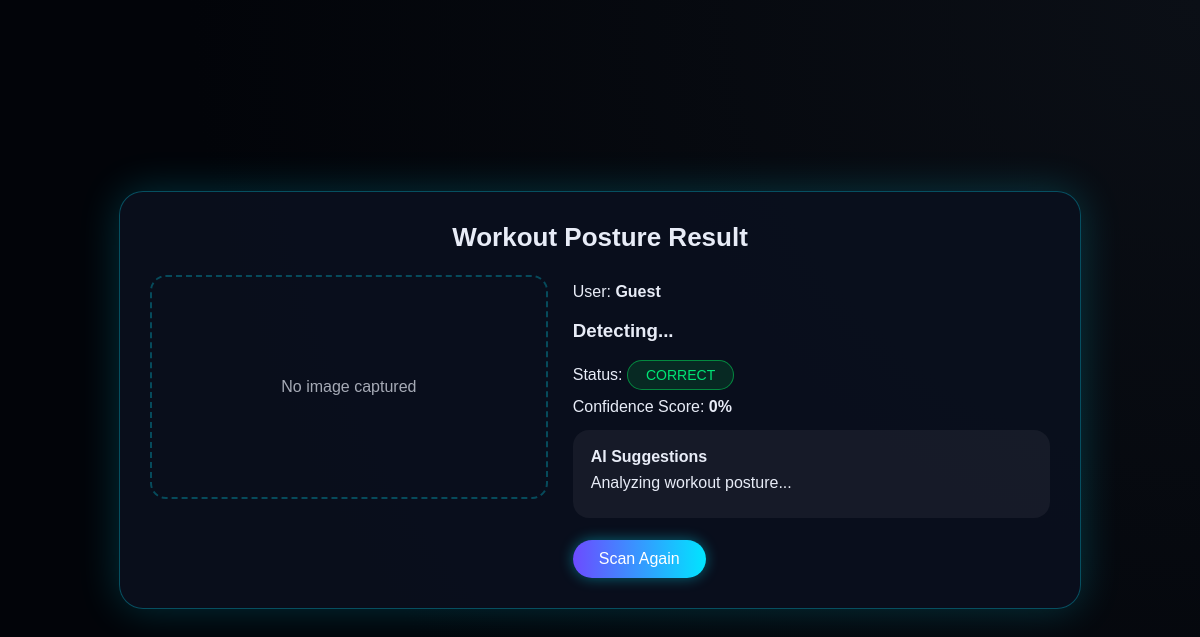
Screenshot of /workout_result/3/ with the database file from the repository.
### aifitnesscoach_app/models.py (models this page shows, shortened)
class WorkoutAnalysis(models.Model):
    POSTURE_STATUS = [
        ("CORRECT", "Correct"),
        ("INCORRECT", "Incorrect"),
    ]
    user = models.ForeignKey(
        Register,
        on_delete=models.CASCADE,
        related_name="workout_analyses",
        null=True,
        blank=True
    )
    image = models.ImageField(upload_to="workouts/", null=True, blank=True)
    workout_name = models.CharField(
        max_length=100,
        null=True,
        blank=True
    )
    posture_status = models.CharField(
        max_length=10,
        choices=POSTURE_STATUS,
        null=True,
        blank=True
    )
    confidence_score = models.IntegerField(
        null=True,
        blank=True
    )
    ai_feedback = models.TextField(
        null=True,
        blank=True
    )
    rep_count = models.IntegerField(default=0)
    duration_seconds = models.IntegerField(
        null=True,
        blank=True
    )
    analyzed_at = models.DateTimeField(auto_now_add=True)
    class Meta:
        ordering = ["-analyzed_at"]

### aifitnesscoach_app/views.py (the view)
# urls.py: path("workout_result/<int:id>/", views.workout_result, name="workout_result"),
def workout_result(request, id):
    analysis = WorkoutAnalysis.objects.get(id=id)
    return render(request, "workout_result.html", {"analysis": analysis})

### aifitnesscoach_app/templates/workout_result.html (shortened to what this page needs)
<!DOCTYPE html>
<html lang="en">
<head>
</head>
<body>
<div class="card">
    <div class="header">
        <h2>Workout Posture Result</h2>
    </div>
    <div class="grid">
        <div>
            {% if analysis.image %}
                <img src="{{ analysis.image.url }}" alt="Workout Frame">
            {% else %}
                <div class="placeholder">No image captured</div>
            {% endif %}
        </div>
        <div class="info">
            <p>
                User:
                <strong>
                    {% if analysis.user %}
                        {{ analysis.user.name }}
                    {% else %}
                        Guest
                    {% endif %}
                </strong>
            </p>
            <h3>{{ analysis.workout_name }}</h3>
            <p>
                Status:
                <span class="badge {{ analysis.posture_status }}">
                    {{ analysis.posture_status }}
                </span>
            </p>
            <p>
                Confidence Score:
                <strong>{{ analysis.confidence_score }}%</strong>
            </p>
            <div class="feedback">
                <strong>AI Suggestions</strong>
                <p>{{ analysis.ai_feedback }}</p>
            </div>
            <a href="{% url 'workout_camera' %}" class="btn">Scan Again</a>
        </div>
    </div>
</div>
</body>
</html>

### aifitnesscoach_app/templates/workout_result.html (style rules this page uses)
body { margin:0; background:radial-gradient(circle at top right,#0b0f16,#020409 70%); font-family:Poppins,sans-serif; color:#e8ecf7; display:flex; justify-content:center; align-items:center; min-height:100vh; }
.card { width:900px; max-width:95%; background:rgba(10,16,30,.9); border-radius:24px; padding:30px; border:1px solid rgba(0,229,255,.3); box-shadow:0 0 40px rgba(0,229,255,.2); }
.header { text-align:center; margin-bottom:22px; }
.header h2 { margin:0; font-size:26px; }
.grid { display:grid; grid-template-columns:1fr 1.2fr; gap:25px; }
.placeholder { min-height:220px; border-radius:16px; border:2px dashed rgba(0,229,255,.4); display:flex; align-items:center; justify-content:center; opacity:.7; }
.badge { display:inline-block; padding:6px 18px; border-radius:20px; font-size:14px; }
.CORRECT { background:rgba(0,200,83,.15); color:#00e676; border:1px solid rgba(0,200,83,.6); }
.info p { margin:8px 0; }
.feedback { background:rgba(255,255,255,.05); padding:18px; border-radius:16px; margin-top:14px; }
.btn { display:inline-block; margin-top:22px; padding:10px 26px; border-radius:30px; text-decoration:none; color:white; background:linear-gradient(90deg,#6c4bff,#00e5ff); box-shadow:0 0 14px rgba(0,229,255,.4); }

### rows the page displays
WorkoutAnalysis: workout_name "Detecting...", posture_status "CORRECT", confidence_score "0", ai_feedback "Analyzing workout posture..."
